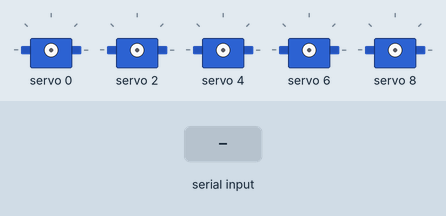
A sketch run on a simulated Arduino Nano, built with avr-gcc and run on an emulated ATmega328P. On the bench: 5 × servo. The inputs (shaded band) are chosen by the test bench. What the sketch prints to the serial monitor is not drawn.

Above: at 1.2 s.
1.3 s: "SWEEP\n" received over Serial
At 2.1 s:
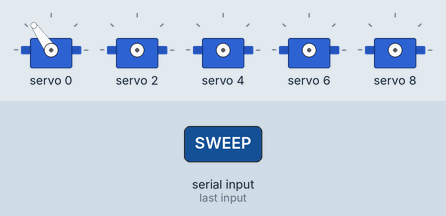
13.3 s: "ALL,\n" received over Serial
At 14.8 s:
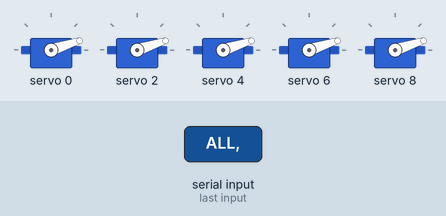
15.4 s: "CENTER\n" received over Serial
At 16.5 s:
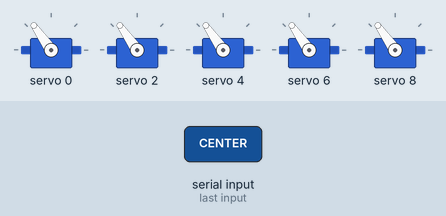
17.2 s: "S,,45\n" received over Serial
At 18.5 s:
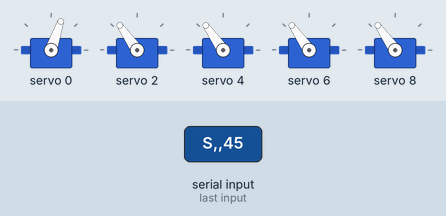
Timing chart, 0 to 20.2 s (numbered marks = the images above; inputs shaded):
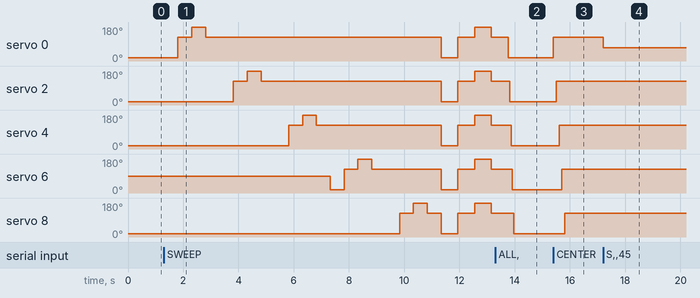

Measured:
- after the input at 1.3 s, servo 0: 18° → 125° after 0.51 s, → 180° 0.50 s later, → 125° 0.50 s later, → 18° 8.5 s later, … (7 changes in this stretch); servo 2: 18° → 125° after 2.5 s, → 180° 0.50 s later, → 125° 0.50 s later, → 18° 6.5 s later, … (7 changes in this stretch)
- after the input at 13.3 s, servo 0: 125° → 18° after 0.46 s; servo 2: 125° → 18° after 0.51 s; servo 4: 125° → 18° after 0.57 s; servo 6: 125° → 18° after 0.62 s; servo 8: 125° → 18° after 0.67 s
- after the input at 15.4 s, servo 0: 18° → 125° at once; servo 2: 18° → 125° after 0.10 s; servo 4: 18° → 125° after 0.21 s; servo 6: 18° → 125° after 0.31 s; servo 8: 18° → 125° after 0.41 s
- after the input at 17.2 s, servo 0: 125° → 71° at once

The sketch:

pca9685_servo_test.ino
```cpp
/*
 * PCA9685 舵機驅動板測試程式
 * 用於 Arduino Nano 33 BLE Sense Rev2 + Adafruit 16-Channel Servo Driver
 *
 * 接線:
 *   PCA9685 SDA -> A4
 *   PCA9685 SCL -> A5
 *   PCA9685 VCC -> 3.3V
 *   PCA9685 GND -> GND
 *   PCA9685 V+  -> 外接5~6V電源 (舵機供電)
 *   舵機接在 PCA9685 channel 0~4
 *
 * 測試流程:
 *   1. 上傳後自動掃描 I2C 設備，確認 PCA9685 被偵測到 (地址 0x40)
 *   2. 初始化 PCA9685（舵機不會自動轉動）
 *   3. 透過串口命令手動控制舵機
 *
 * 串口命令 (115200 baud):
 *   SCAN        - 掃描 I2C 設備
 *   SWEEP       - 所有舵機依序擺動測試
 *   ALL,<angle> - 所有舵機同時到指定角度 (0~180)
 *   S,<ch>,<angle> - 指定通道舵機到指定角度, 例如 S,0,90
 *   CENTER      - 所有舵機回中 (90°)
 *   HELP        - 顯示命令列表
 */

#include <Wire.h>
#include <Adafruit_PWMServoDriver.h>

// PCA9685 預設 I2C 地址 0x40
Adafruit_PWMServoDriver pwm = Adafruit_PWMServoDriver(0x40);

// 舵機脈衝寬度範圍 (根據你的舵機規格調整)
// 一般 SG90 舵機: ~150 (0°) ~ ~600 (180°)
// MG996R: ~102 (0°) ~ ~512 (180°)
#define SERVO_MIN  150   // 對應 0°   的脈衝計數 (4096 分之)
#define SERVO_MAX  600   // 對應 180° 的脈衝計數
#define SERVO_FREQ 50    // 舵機 PWM 頻率 50Hz

// 使用的舵機通道 (PCA9685 channel 0~15)
const int SERVO_CHANNELS[5] = {0, 2, 4, 6, 8};
const char* FINGER_NAMES[5] = {"拇指", "食指", "中指", "無名指", "小指"};
const int NUM_SERVOS = 5;

// 當前角度記錄
int currentAngle[5] = {90, 90, 90, 90, 90};

// 將角度 (0~180) 轉換為 PCA9685 脈衝計數
int angleToPulse(int angle) {
  angle = constrain(angle, 0, 180);
  return map(angle, 0, 180, SERVO_MIN, SERVO_MAX);
}

// 設定指定通道舵機角度
void setServoAngle(int channel, int angle) {
  if (channel < 0 || channel >= NUM_SERVOS) {
    Serial.print("錯誤: 無效通道 ");
    Serial.println(channel);
    return;
  }
  angle = constrain(angle, 0, 180);
  int pulse = angleToPulse(angle);
  pwm.setPWM(SERVO_CHANNELS[channel], 0, pulse);
  currentAngle[channel] = angle;

  Serial.print("[");
  Serial.print(FINGER_NAMES[channel]);
  Serial.print("] CH");
  Serial.print(SERVO_CHANNELS[channel]);
  Serial.print(" -> ");
  Serial.print(angle);
  Serial.print("° (pulse=");
  Serial.print(pulse);
  Serial.println(")");
}

// I2C 掃描
void scanI2C() {
  Serial.println("\n=== I2C 設備掃描 ===");
  int found = 0;
  for (byte addr = 1; addr < 127; addr++) {
    Wire.beginTransmission(addr);
    byte error = Wire.endTransmission();
    if (error == 0) {
      Serial.print("找到設備: 0x");
      if (addr < 16) Serial.print("0");
      Serial.print(addr, HEX);
      if (addr == 0x40) Serial.print("  <-- PCA9685 (預設地址)");
      Serial.println();
      found++;
    }
  }
  if (found == 0) {
    Serial.println("未找到任何 I2C 設備!");
    Serial.println("請檢查:");
    Serial.println("  1. SDA 接到 A4, SCL 接到 A5");
    Serial.println("  2. PCA9685 VCC 和 GND 已連接");
    Serial.println("  3. 焊接和接線是否牢固");
  } else {
    Serial.print("共找到 ");
    Serial.print(found);
    Serial.println(" 個設備");
  }
  Serial.println("====================\n");
}

// 依序擺動所有舵機
void sweepAllServos() {
  Serial.println("\n=== 開始逐個舵機擺動測試 ===");

  for (int s = 0; s < NUM_SERVOS; s++) {
    Serial.print("\n測試 ");
    Serial.print(FINGER_NAMES[s]);
    Serial.println("...");

    // 0° -> 90° -> 180° -> 90°
    int positions[] = {0, 90, 180, 90};
    for (int p = 0; p < 4; p++) {
      setServoAngle(s, positions[p]);
      delay(500);
    }
  }

  Serial.println("\n=== 全部舵機同時擺動 ===");
  int positions[] = {0, 90, 180, 90};
  for (int p = 0; p < 4; p++) {
    Serial.print("全部 -> ");
    Serial.print(positions[p]);
    Serial.println("°");
    for (int s = 0; s < NUM_SERVOS; s++) {
      int pulse = angleToPulse(positions[p]);
      pwm.setPWM(SERVO_CHANNELS[s], 0, pulse);
      currentAngle[s] = positions[p];
    }
    delay(600);
  }

  Serial.println("\n=== 擺動測試完成 ===\n");
}

// 顯示當前狀態
void printStatus() {
  Serial.println("\n--- 舵機狀態 ---");
  for (int i = 0; i < NUM_SERVOS; i++) {
    Serial.print(FINGER_NAMES[i]);
    Serial.print(" (CH");
    Serial.print(SERVO_CHANNELS[i]);
    Serial.print("): ");
    Serial.print(currentAngle[i]);
    Serial.println("°");
  }
  Serial.println("----------------\n");
}

// 處理串口命令
void handleCommand(String cmd) {
  cmd.trim();
  cmd.toUpperCase();

  if (cmd == "SCAN") {
    scanI2C();
  }
  else if (cmd == "SWEEP") {
    sweepAllServos();
  }
  else if (cmd == "CENTER") {
    Serial.println("所有舵機回中 (90°)");
    for (int i = 0; i < NUM_SERVOS; i++) {
      setServoAngle(i, 90);
      delay(100);
    }
  }
  else if (cmd == "STATUS") {
    printStatus();
  }
  else if (cmd.startsWith("ALL,")) {
    int angle = cmd.substring(4).toInt();
    Serial.print("所有舵機 -> ");
    Serial.print(angle);
    Serial.println("°");
    for (int i = 0; i < NUM_SERVOS; i++) {
      setServoAngle(i, angle);
      delay(50);
    }
  }
  else if (cmd.startsWith("S,")) {
    // S,<channel>,<angle>
    int comma1 = cmd.indexOf(',');
    int comma2 = cmd.indexOf(',', comma1 + 1);
    if (comma2 > comma1) {
      int ch = cmd.substring(comma1 + 1, comma2).toInt();
      int angle = cmd.substring(comma2 + 1).toInt();
      setServoAngle(ch, angle);
    } else {
      Serial.println("格式錯誤, 正確: S,<通道0-4>,<角度0-180>");
    }
  }
  else if (cmd == "HELP") {
    Serial.println("\n=== 命令列表 ===");
    Serial.println("SCAN          - 掃描 I2C 設備");
    Serial.println("SWEEP         - 所有舵機依序擺動測試");
    Serial.println("ALL,<angle>   - 所有舵機到指定角度");
    Serial.println("S,<ch>,<angle> - 單個舵機控制 (ch=0~4)");
    Serial.println("CENTER        - 所有舵機回中 (90°)");
    Serial.println("STATUS        - 顯示當前狀態");
    Serial.println("HELP          - 顯示此說明");
    Serial.println("================\n");
  }
  else {
    Serial.print("未知命令: ");
    Serial.println(cmd);
    Serial.println("輸入 HELP 查看命令列表");
  }
}

void setup() {
  Serial.begin(115200);
  while (!Serial);

  Serial.println("========================================");
  Serial.println("  PCA9685 舵機驅動板測試程式");
  Serial.println("  Arduino Nano 33 BLE Sense Rev2");
  Serial.println("========================================");

  // 初始化 I2C
  Wire.begin();

  // 掃描 I2C 確認 PCA9685 存在
  scanI2C();

  // 初始化 PCA9685
  Serial.print("初始化 PCA9685...");
  pwm.begin();
  pwm.setOscillatorFrequency(27000000);  // 內部振盪器校準
  pwm.setPWMFreq(SERVO_FREQ);
  delay(10);
  Serial.println(" 完成!");

  Serial.println("\n準備就緒! 舵機尚未轉動，輸入 HELP 查看命令列表\n");
}

void loop() {
  if (Serial.available()) {
    String cmd = Serial.readStringUntil('\n');
    handleCommand(cmd);
  }
  delay(10);
}
```
